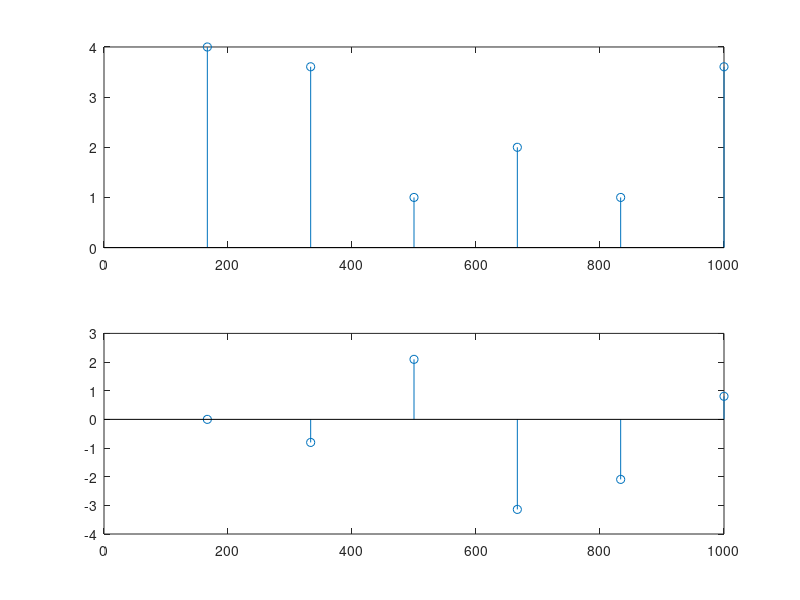

MATLAB code to generate this figure:
% Qu1

x = [1, 1, 0, 0, 0];
N = 5;
k = 1;

p = zeros(1, N-1);

for n = 0:N-1
    p(n+1) = exp(-i * pi * 2 * n * k / N);
end

C1 = 1/N * x * p';
amp_1 = abs(C1);
phase_1 = angle(C1);

disp(amp_1);
disp(phase_1);

clear all;
close all;

% adapting for all coefficents
x = [1, 1, 0, 0, 0];
N = 5;

Xk_n = zeros(1, N-1);
p = zeros(1, N-1);

for n = 0:N-1
    for k = 0:N-1
        p(k+1, n+1) = exp(-1i * pi * 2 * n * k / N);
    end
end

Xk = 1/N * x * p;
amp_1 = abs(Xk(1));
phase_1 = angle((Xk(1)));
   
disp(amp_1);
disp(phase_1);
   
clear all;

% Qu3
x = [1, 2, 1, 0, -1, 1];
N = length(x);
fs = 1000; % 1kHz sample rate
delta_fs = 1000/N;
k = 2;
f = k * delta_fs;

for n = 0:N-1
    p(n+1) = exp( -1i * 2 * pi * n * k /N);
end

Xk_2 = x * p';

amp_2 = abs(Xk_2);
phase_2 = angle((Xk_2));
   
disp(amp_2);
disp(phase_2);

clear all;
% Qu 4
x = [1,2,1,0,-1,1];
N = length(x);
fs = 1000; % 1kHz sample rate
delta_fs = 1000/N;
for n = 0:N-1
    for k = 0:N-1
        p(k+1, n+1) = exp( -1i * 2 * pi * n * k /N);
        f(k+1) = (k+1) * delta_fs;
    end
end

Xk_n = x * p;

amp = abs(Xk_n);
phase = angle((Xk_n));
   
disp(amp);
disp(phase);

subplot(2,1,1)
stem(f, amp)
subplot(2,1,2)
stem(f,phase)



